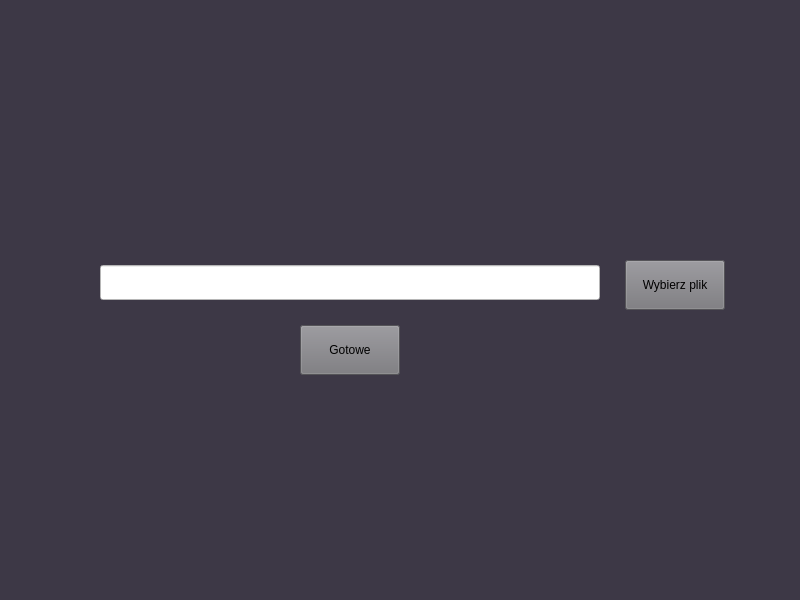
<?xml version="1.0" encoding="UTF-8"?>
<ui version="4.0">
 <class>MainWindow</class>
 <widget class="QMainWindow" name="MainWindow">
  <property name="geometry">
   <rect>
    <x>0</x>
    <y>0</y>
    <width>800</width>
    <height>600</height>
   </rect>
  </property>
  <property name="windowTitle">
   <string>MainWindow</string>
  </property>
  <property name="styleSheet">
   <string notr="true">background-color: rgb(61, 56, 70);</string>
  </property>
  <widget class="QWidget" name="centralwidget">
   <widget class="QLineEdit" name="TextPlace">
    <property name="geometry">
     <rect>
      <x>100</x>
      <y>265</y>
      <width>500</width>
      <height>35</height>
     </rect>
    </property>
    <property name="styleSheet">
     <string notr="true">background-color: rgb(255, 255, 255)</string>
    </property>
   </widget>
   <widget class="QPushButton" name="ChooseFileButton">
    <property name="geometry">
     <rect>
      <x>625</x>
      <y>260</y>
      <width>100</width>
      <height>50</height>
     </rect>
    </property>
    <property name="styleSheet">
     <string notr="true">background-color: rgb(119, 118, 123)</string>
    </property>
    <property name="text">
     <string>Wybierz plik</string>
    </property>
   </widget>
   <widget class="QPushButton" name="ReadyButton">
    <property name="geometry">
     <rect>
      <x>300</x>
      <y>325</y>
      <width>100</width>
      <height>50</height>
     </rect>
    </property>
    <property name="styleSheet">
     <string notr="true">background-color: rgb(119, 118, 123);</string>
    </property>
    <property name="text">
     <string>Gotowe</string>
    </property>
   </widget>
  </widget>
  <widget class="QStatusBar" name="statusbar"/>
 </widget>
 <resources/>
 <connections/>
</ui>
